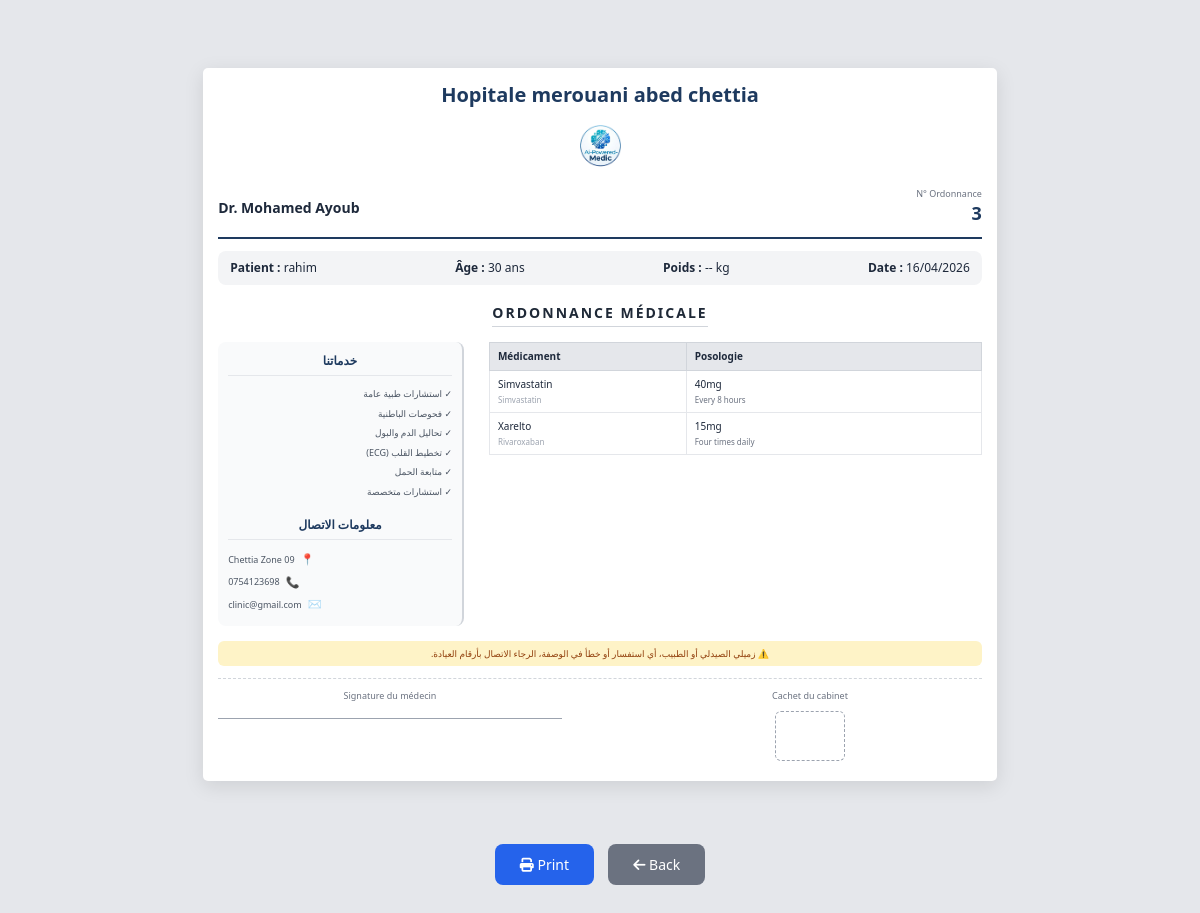
The app's page /prescription/3/print (signed in) with its own data.
### backend/database.py (models this page shows)
class Doctor(UserMixin, db.Model):
    __tablename__ = 'doctors'
    id = db.Column(db.Integer, primary_key=True)
    email = db.Column(db.String(100), unique=True, nullable=False)
    password = db.Column(db.String(200), nullable=False)
    name = db.Column(db.String(100), nullable=False)
    age = db.Column(db.Integer)
    phone = db.Column(db.String(20))
    commune_id = db.Column(db.Integer, db.ForeignKey('communes.id'))
    specialty_id = db.Column(db.Integer, db.ForeignKey('specialties.id'))
    is_verified = db.Column(db.Boolean, default=False)
    verification_code = db.Column(db.String(6), nullable=True)
    code_expiry = db.Column(db.DateTime, nullable=True)
    created_at = db.Column(db.DateTime, default=datetime.utcnow)
    clinic_name = db.Column(db.String(200), nullable=True)      # 🏥 اسم العيادة
    clinic_address = db.Column(db.String(300), nullable=True)   # 📍 العنوان
    clinic_phone = db.Column(db.String(20), nullable=True)      # 📞 هاتف العيادة
    clinic_email = db.Column(db.String(100), nullable=True)     # ✉️ بريد العيادة
    clinic_logo = db.Column(db.String(200), nullable=True)  # ✅ مسار صورة اللوغو
    commune = db.relationship('Commune', foreign_keys=[commune_id])
    specialty = db.relationship('Specialty', foreign_keys=[specialty_id])

class Prescription(db.Model):
    __tablename__ = 'prescriptions'
    id = db.Column(db.Integer, primary_key=True)
    patient_id = db.Column(db.Integer, db.ForeignKey('patients.id'), nullable=False)
    doctor_id = db.Column(db.Integer, db.ForeignKey('doctors.id'), nullable=False)
    diagnosis = db.Column(db.Text)
    notes = db.Column(db.Text)
    created_at = db.Column(db.DateTime, default=datetime.utcnow)
    is_active = db.Column(db.Boolean, default=True)
    patient = db.relationship('Patient', backref='prescriptions')
    doctor = db.relationship('Doctor', backref='prescriptions')
    items = db.relationship('PrescriptionItem', backref='prescription', cascade='all, delete-orphan')

class Patient(UserMixin, db.Model):
    __tablename__ = 'patients'
    id = db.Column(db.Integer, primary_key=True)
    email = db.Column(db.String(100), unique=True, nullable=True)
    password = db.Column(db.String(200), nullable=True)
    name = db.Column(db.String(100), nullable=False)
    age = db.Column(db.Integer)
    phone = db.Column(db.String(20))
    ssn = db.Column(db.String(20), unique=True, nullable=True)
    is_verified = db.Column(db.Boolean, default=False)
    verification_code = db.Column(db.String(6), nullable=True)
    code_expiry = db.Column(db.DateTime, nullable=True)
    created_at = db.Column(db.DateTime, default=datetime.utcnow)
    gender = db.Column(db.String(10), nullable=True)
    blood_type = db.Column(db.String(5), nullable=True)
    address = db.Column(db.String(200), nullable=True)
    allergies = db.Column(db.Text, nullable=True)
    chronic_conditions = db.Column(db.Text, nullable=True)
    current_medications = db.Column(db.Text, nullable=True)
    emergency_contact_name = db.Column(db.String(100), nullable=True)
    emergency_contact_phone = db.Column(db.String(20), nullable=True)
    last_visit = db.Column(db.DateTime, nullable=True)

class PrescriptionItem(db.Model):
    __tablename__ = 'prescription_items'
    id = db.Column(db.Integer, primary_key=True)
    prescription_id = db.Column(db.Integer, db.ForeignKey('prescriptions.id'), nullable=False)
    medicine_id = db.Column(db.Integer, db.ForeignKey('medicines.id'), nullable=False)
    dosage = db.Column(db.String(50))
    frequency = db.Column(db.String(50))
    duration = db.Column(db.String(50))
    instructions = db.Column(db.Text)
    medicine = db.relationship('Medicine')

class Medicine(db.Model):
    __tablename__ = 'medicines'
    id = db.Column(db.Integer, primary_key=True)
    scientific_name = db.Column(db.String(100), nullable=False)
    commercial_name = db.Column(db.String(100), nullable=False)
    category = db.Column(db.String(50))
    common_dosages = db.Column(db.Text)
    contraindications = db.Column(db.Text)
    side_effects = db.Column(db.Text)

### backend/prescription.py (the view)
@prescription_bp.route('/<int:prescription_id>/print')
@login_required
def print_prescription(prescription_id):
    prescription = Prescription.query.get_or_404(prescription_id)
    user_role = session.get('user_role')
    if not check_prescription_access(prescription, user_role, current_user):
        flash('🔒 Unauthorized access', 'danger')
        if user_role == 'doctor':
            return redirect(url_for('doctor.doctor_dashboard'))
        return redirect(url_for('patient.patient_dashboard'))
    doctor = Doctor.query.get(prescription.doctor_id)
    patient = Patient.query.get(prescription.patient_id)
    return render_template('doctor/print_prescription.html',
                         prescription=prescription,
                         doctor=doctor,
                         patient=patient,
                         datetime=datetime)

### backend/app.py (called while the page is built)
def get_current_language():
    return session.get('language', 'en')

def gettext(text):
    try:
        from backend.translate import translations
        lang = get_current_language()
        if isinstance(translations.get(lang, {}), dict):
            return translations.get(lang, translations.get('en', {})).get(text, text)
        return text
    except (ImportError, AttributeError):
        return text

@login_manager.user_loader
def load_user(user_id):
    from backend.database import Doctor, Patient
    user_role = session.get('user_role')
    try:
        if user_role == 'doctor':
            return Doctor.query.get(int(user_id))
        else:
            return Patient.query.get(int(user_id))
    except (ValueError, TypeError):
        return None

@app.context_processor
def utility_processor():
    def get_user_role():
        return session.get('user_role', 'guest')
    def format_date(date):
        if date:
            return date.strftime('%d/%m/%Y')
        return '-'
    return dict(
        get_user_role=get_user_role,
        format_date=format_date,
        now=datetime.now()
    )

### backend/prescription.py (called while the page is built)
def check_prescription_access(prescription, user_role, current_user):
    if user_role == 'doctor':
        return prescription.doctor_id == current_user.id
    elif user_role == 'patient':
        return prescription.patient_id == current_user.id
    return False

### templates/doctor/print_prescription.html (shortened to what this page needs)
{% extends "base.html" %}
{% block content %}
<div class="print-container">
    <div class="prescription-card">
        <div class="header">
            <div class="clinic-name">
                {% if doctor and doctor.clinic_name %}
                    {{ doctor.clinic_name }}
                {% else %}
                    Cabinet Médical
                {% endif %}
            </div>
            <div class="logo">
                {% if doctor and doctor.clinic_logo %}
                <img src="{{ url_for('static', filename=doctor.clinic_logo) }}" class="logo-img">
                {% else %}
                <div class="logo-placeholder">🏥</div>
                {% endif %}
            </div>
            <div class="info-row">
                <div class="doctor-info">
                    <strong>Dr. {{ doctor.name if doctor else current_user.name }}</strong>
                </div>
                <div class="prescription-number">
                    <div class="label">N° Ordonnance</div>
                    <div class="number">{{ prescription.id }}</div>
                </div>
            </div>
        </div>
        <div class="patient-section">
            <div class="patient-line">
                <span><strong>Patient :</strong> {{ patient.name }}</span>
                <span><strong>Âge :</strong> {{ patient.age if patient.age else '--' }} ans</span>
                <span><strong>Poids :</strong> -- kg</span>
                <span><strong>Date :</strong> {{ prescription.created_at.strftime('%d/%m/%Y') }}</span>
            </div>
        </div>
        <div class="title-section">
            <div class="title">ORDONNANCE MÉDICALE</div>
        </div>
        <div class="columns">
            <div class="services-column">
                <div class="service-box">
                    <h3>خدماتنا</h3>
                    <ul>
                        <li>✓ استشارات طبية عامة</li>
                        <li>✓ فحوصات الباطنية</li>
                        <li>✓ تحاليل الدم والبول</li>
                        <li>✓ تخطيط القلب (ECG)</li>
                        <li>✓ متابعة الحمل</li>
                        <li>✓ استشارات متخصصة</li>
                    </ul>
                </div>
                <div class="contact-box">
                    <h3>معلومات الاتصال</h3>
                    <p><span>📍</span> {{ doctor.clinic_address if doctor and doctor.clinic_address else 'Alger, Algérie' }}</p>
                    <p><span>📞</span> {{ doctor.clinic_phone if doctor and doctor.clinic_phone else '05 55 55 55 55' }}</p>
                    <p><span>✉️</span> {{ doctor.clinic_email if doctor and doctor.clinic_email else 'cabinet@medical.dz' }}</p>
                </div>
            </div>
            <div class="medications-column">
                <table class="med-table">
                    <thead>
                        <tr>
                            <th>Médicament</th>
                            <th>Posologie</th>
                        </tr>
                    </thead>
                    <tbody>
                        {% for item in prescription.items %}
                        <tr>
                            <td class="med-name">
                                {{ item.medicine.commercial_name if item.medicine else '-' }}
                                <div class="med-sub">{{ item.medicine.scientific_name if item.medicine else '' }}</div>
                            </td>
                            <td class="dosage">
                                {{ item.dosage or '-' }}
                                {% if item.frequency %}<div class="freq">{{ item.frequency }}</div>{% endif %}
                            </td>
                        </tr>
                        {% else %}
                        <tr>
                            <td colspan="2" class="empty">Aucun médicament prescrit</td>
                        </tr>
                        {% endfor %}
                    </tbody>
                </table>
            </div>
        </div>
        <div class="footer-note">
            <p>⚠️ زميلي الصيدلي أو الطبيب، أي استفسار أو خطأ في الوصفة، الرجاء الاتصال بأرقام العيادة.</p>
        </div>
        <div class="signature-section">
            <div class="signature-box">
                <div>Signature du médecin</div>
                <div class="signature-line"></div>
            </div>
            <div class="stamp-box">
                <div>Cachet du cabinet</div>
                <div class="stamp-place"></div>
            </div>
        </div>
    </div>
</div>
<div class="action-buttons no-print">
    <button onclick="window.print()" class="btn-print">
        <i class="fas fa-print"></i> {{ gettext('Print') }}
    </button>
    <a href="{{ url_for('doctor.patient_reports', patient_id=patient.id) }}" class="btn-back">
        <i class="fas fa-arrow-left"></i> {{ gettext('Back') }}
    </a>
</div>
{% endblock %}

### templates/base.html (style rules this page uses)
:root { --sky-blue: #38bdf8; --sky-blue-dark: #0ea5e9; --sky-blue-bg: #0284c7; --sky-blue-soft: #e0f2fe; --text-main: #1e293b; }
* { margin: 0; padding: 0; box-sizing: border-box; }
body { font-family: 'Inter', 'Cairo', sans-serif; background: linear-gradient(135deg, rgba(56, 189, 248, 0.05), rgba(255, 255, 255, 0.95)), url('/static/images/back6.png'); background-size: cover; background-position: center; background-attachment: fixed; color: var(--text-main); line-height: 1.5; min-height: 100vh; }

### templates/doctor/print_prescription.html (style rules this page uses)
* { margin: 0; padding: 0; box-sizing: border-box; }
body { background: #e5e7eb; font-family: 'Segoe UI', Tahoma, Geneva, Verdana, sans-serif; }
.print-container { display: flex; justify-content: center; align-items: center; min-height: 100vh; padding: 20px; }
.prescription-card { width: 21cm; background: white; padding: 12px 15px; box-shadow: 0 5px 20px rgba(0,0,0,0.1); border-radius: 5px; }
.header { text-align: center; border-bottom: 2px solid #1e3a5f; padding-bottom: 10px; margin-bottom: 12px; }
.clinic-name { font-size: 20px; font-weight: bold; color: #1e3a5f; margin-bottom: 8px; }
.logo { display: inline-block; }
.logo-img { width: 55px; height: 55px; border-radius: 50%; object-fit: cover; }
.info-row { display: flex; justify-content: space-between; align-items: center; margin-top: 8px; }
.doctor-info { text-align: left; }
.doctor-info strong { font-size: 14px; }
.prescription-number { text-align: right; }
.prescription-number .label { font-size: 9px; color: #6b7280; }
.prescription-number .number { font-size: 18px; font-weight: bold; color: #1e3a5f; }
.patient-section { background: #f3f4f6; padding: 8px 12px; border-radius: 8px; margin-bottom: 15px; }
.patient-line { display: flex; justify-content: space-between; flex-wrap: wrap; gap: 10px; font-size: 12px; }
.title-section { text-align: center; margin-bottom: 15px; }
.title { font-size: 14px; font-weight: bold; letter-spacing: 2px; color: #1f2937; border-bottom: 1px solid #d1d5db; display: inline-block; padding-bottom: 3px; }
.services-column { width: 33%; background: #f9fafb; border-radius: 8px; padding: 10px; direction: rtl; text-align: right; border-right: 2px solid #d1d5db; }
.medications-column { width: 67%; padding-left: 5px; }
.columns { display: flex; gap: 20px; margin-bottom: 15px; }
.service-box h3, .contact-box h3 { font-size: 12px; font-weight: bold; color: #1e3a5f; border-bottom: 1px solid #e5e7eb; padding-bottom: 5px; margin-bottom: 8px; text-align: center; }
.service-box ul { list-style: none; margin-bottom: 15px; }
.service-box li { font-size: 9px; padding: 3px 0; color: #4b5563; }
.contact-box p { font-size: 9px; padding: 3px 0; display: flex; align-items: center; justify-content: flex-end; gap: 6px; color: #4b5563; }
.contact-box p span { font-size: 11px; }
.medications-column { width: 67%; }
.med-table { width: 100%; border-collapse: collapse; font-size: 10px; }
.med-table th { background: #e5e7eb; padding: 6px 8px; text-align: left; border: 1px solid #d1d5db; font-weight: 600; }
.med-table td { padding: 6px 8px; border: 1px solid #e5e7eb; vertical-align: top; }
.med-name { font-weight: 500; width: 40%; }
.med-sub { font-size: 8px; color: #9ca3af; margin-top: 2px; }
.dosage { width: 60%; }
.freq, .inst { font-size: 8px; color: #6b7280; margin-top: 2px; }
.footer-note { background: #fef3c7; padding: 6px 10px; border-radius: 6px; margin: 12px 0; text-align: center; font-size: 9px; color: #92400e; direction: rtl; }
.signature-section { display: flex; justify-content: space-between; margin-top: 12px; padding-top: 10px; border-top: 1px dashed #d1d5db; }
.signature-box, .stamp-box { text-align: center; width: 45%; }
.signature-box div, .stamp-box div { font-size: 9px; color: #6b7280; margin-bottom: 8px; }
.signature-line { width: 100%; height: 1px; background: #9ca3af; margin-top: 15px; }
.stamp-place { width: 70px; height: 50px; border: 1px dashed #9ca3af; border-radius: 6px; margin: 0 auto; }
.action-buttons { text-align: center; margin-top: 20px; padding-bottom: 20px; }
.btn-print, .btn-back { padding: 10px 25px; margin: 0 5px; border: none; border-radius: 8px; font-size: 14px; font-weight: 500; cursor: pointer; text-decoration: none; display: inline-block; }
.btn-print { background: #2563eb; color: white; }
.btn-back { background: #6b7280; color: white; }

### records on screen
Doctor: clinic_name "Hopitale merouani abed chettia", clinic_logo (picture), name "Mohamed Ayoub", clinic_address "Chettia Zone 09", clinic_phone "0754123698", clinic_email "clinic@gmail.com"
Prescription: id "3", created_at "16/04/2026"
Patient: name "rahim", age "30"
PrescriptionItem: medicine "Simvastatin", dosage "40mg", frequency "Every 8 hours"
PrescriptionItem: medicine "Xarelto", medicine "Rivaroxaban", dosage "15mg", frequency "Four times daily"

### other values on screen
{{ gettext('Print') }} "Print"
{{ gettext('Back') }} "Back"
